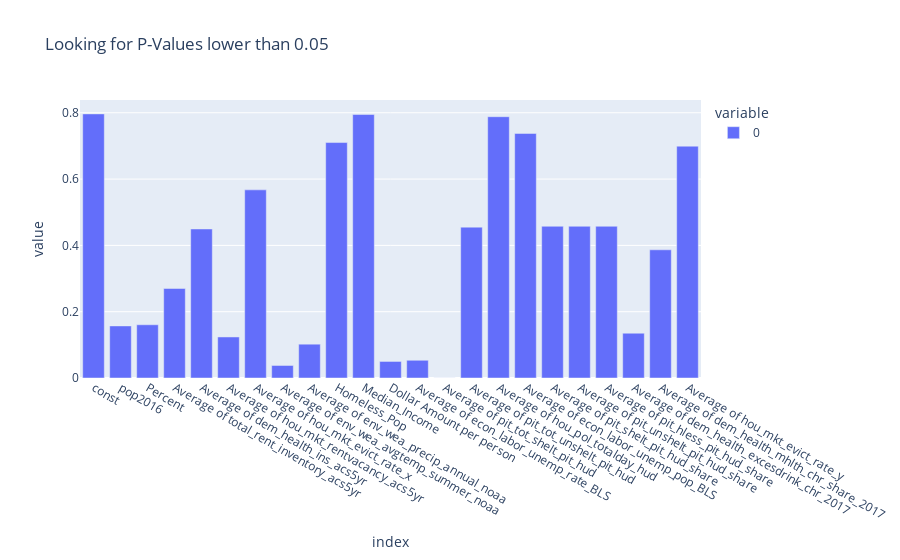

The cell this chart's notebook holds for it:
### Markdown cell above
# Start of Visionlizing Data

### Code cell
px.bar(P_Values,title="Looking for P-Values lower than 0.05")

### Figure 1 — Plotly figure (JSON) as saved in the notebook; plotly's stock layout.template omitted (floating-point values rounded to 4 significant figures)
{"data": [{"alignmentgroup": "True", "hovertemplate": "variable=0<br>index=%{x}<br>value=%{y}<extra></extra>", "legendgroup": "0", "marker": {"color": "#636efa", "pattern": {"shape": ""}}, "name": "0", "offsetgroup": "0", "orientation": "v", "showlegend": true, "textposition": "auto", "type": "bar", "x": ["const", "pop2016", "Percent", "Average of total_rent_inventory_acs5yr", "Average of dem_health_ins_acs5yr", "Average of hou_mkt_rentvacancy_acs5yr", "Average of hou_mkt_evict_rate_x", "Average of env_wea_avgtemp_summer_noaa", "Average of env_wea_precip_annual_noaa", "Homeless_Pop", "Median_Income", "Dollar Amount per person", "Average of econ_labor_unemp_rate_BLS", "Average of pit_tot_shelt_pit_hud", "Average of pit_tot_unshelt_pit_hud", "Average of hou_pol_totalday_hud", "Average of econ_labor_unemp_pop_BLS", "Average of pit_shelt_pit_hud_share", "Average of pit_unshelt_pit_hud_share", "Average of pit_hless_pit_hud_share", "Average of dem_health_excesdrink_chr_2017", "Average of dem_health_mhlth_chr_share_2017", "Average of hou_mkt_evict_rate_y"], "xaxis": "x", "y": [0.7966, 0.1571, 0.1605, 0.2701, 0.4495, 0.1238, 0.5675, 0.03777, 0.102, 0.7102, 0.7947, 0.0499, 0.05347, 0.0001181, 0.455, 0.7881, 0.7377, 0.4576, 0.4576, 0.4576, 0.1351, 0.3867, 0.6993], "yaxis": "y"}], "layout": {"barmode": "relative", "legend": {"title": {"text": "variable"}, "tracegroupgap": 0}, "title": {"text": "Looking for P-Values lower than 0.05"}, "xaxis": {"anchor": "y", "domain": [0, 1], "title": {"text": "index"}}, "yaxis": {"anchor": "x", "domain": [0, 1], "title": {"text": "value"}}}}
